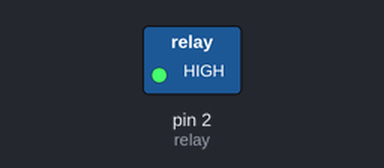
Bench run of a sketch on a simulated Arduino Uno, built with avr-gcc and run on an emulated ATmega328P. Shown: switched loads named in the sketch (green lamp = pin HIGH). Dashed ring = blinking. What the sketch prints to the serial monitor is not drawn.

Above: at 0.5 s.
Timing chart, 0 to 4.6 s (numbered marks = the images above):
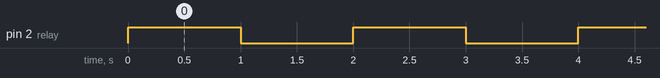

The sketch:

Relee_5v.ino
```cpp
int relay = 2;

void setup() {
  // Configuración
  pinMode(relay, OUTPUT); // Configurar relay como salida
  Serial.begin(9600);
}

void loop() {

  digitalWrite(relay, HIGH);
  Serial.println("Relay ON");
  delay(1000);

  digitalWrite(relay, LOW);
  Serial.println("Relay OFF");
  delay(1000);

}
```

Measured:
- by itself, pin 2 (relay): alternates HIGH for 1.0 s and LOW for 1.0 s
